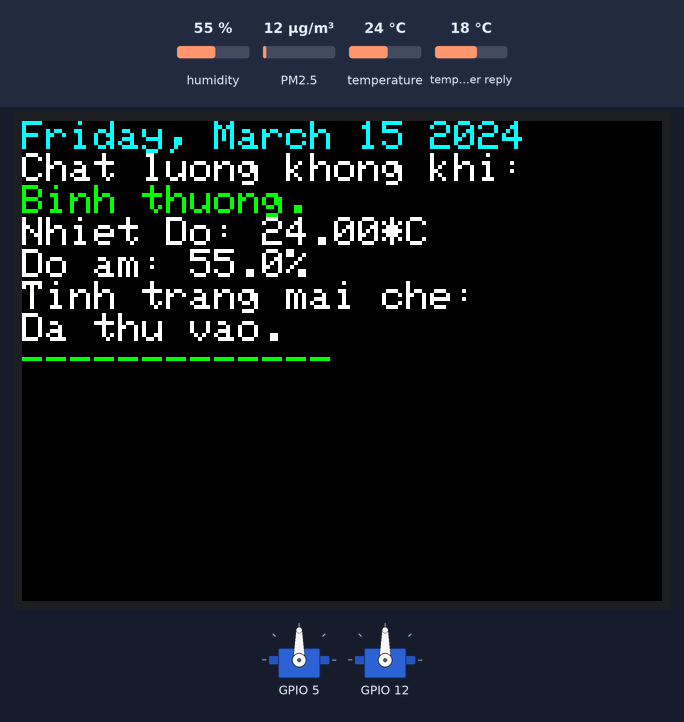
The sketch below on a simulated ESP32. Parts: 2 × servo, 320×240 colour display. The test bench sets the inputs (shaded band); at power-on: humidity 55 %, temperature 24 °C, PM2.5 12 µg/m³, temperature in the weather reply 18 °C. WiFi joins after 1.5 s; servers stay silent unless stated; the local clock reads 2024-03-15 10:24:30 at power-on unless the sketch sets it; web services answer with replies made up by the test bench.

Above: at 23.9 s.
24.0 s: humidity set to 51 %
At 40.4 s:
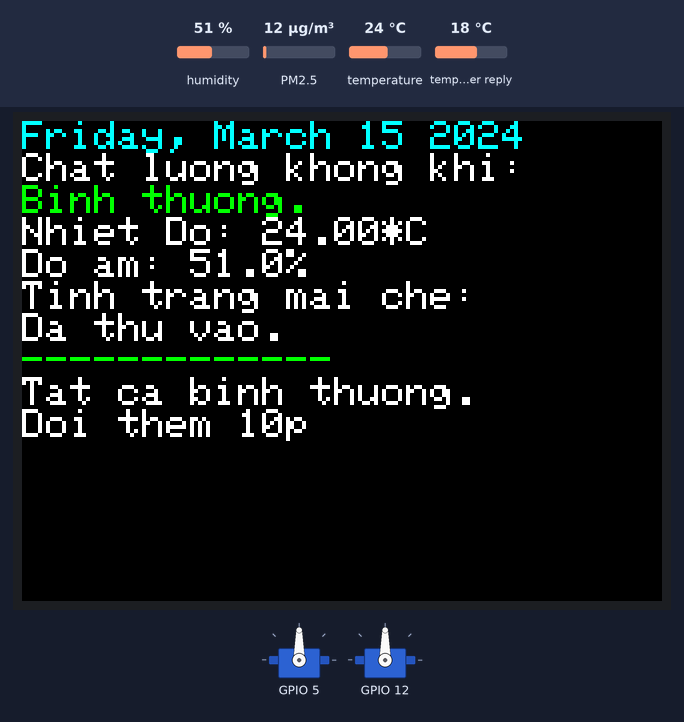
41.1 s: humidity set to 48 %
At 55.4 s:
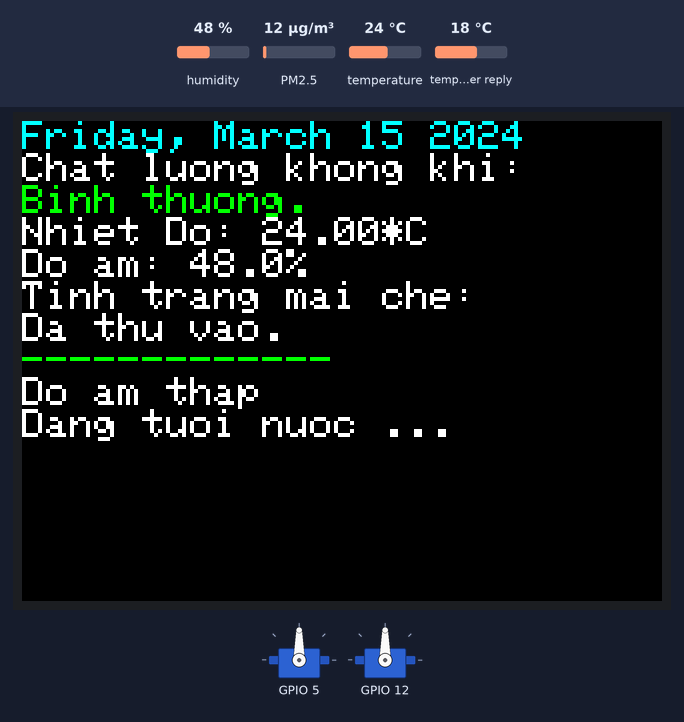
61.7 s: temperature set to 37.6 °C
At 73.4 s:
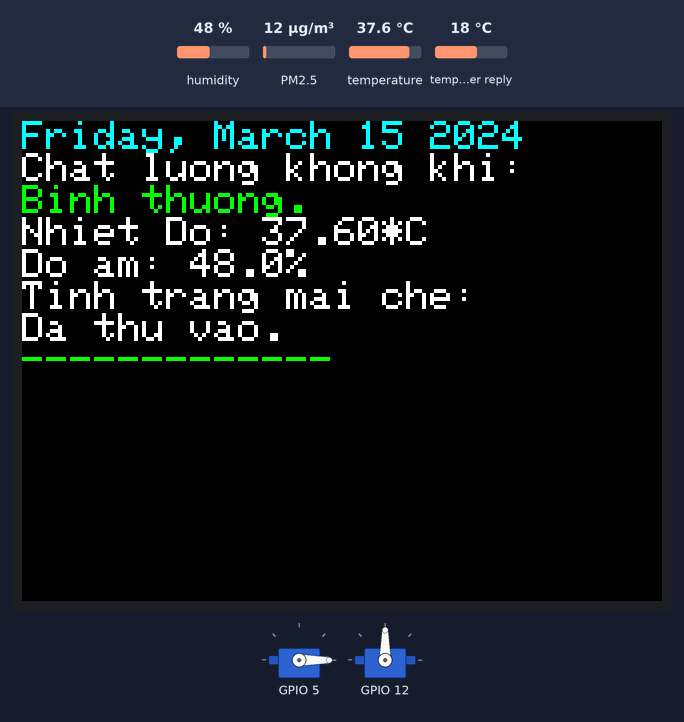
76.4 s: temperature set to 38.7 °C
At 98.7 s:
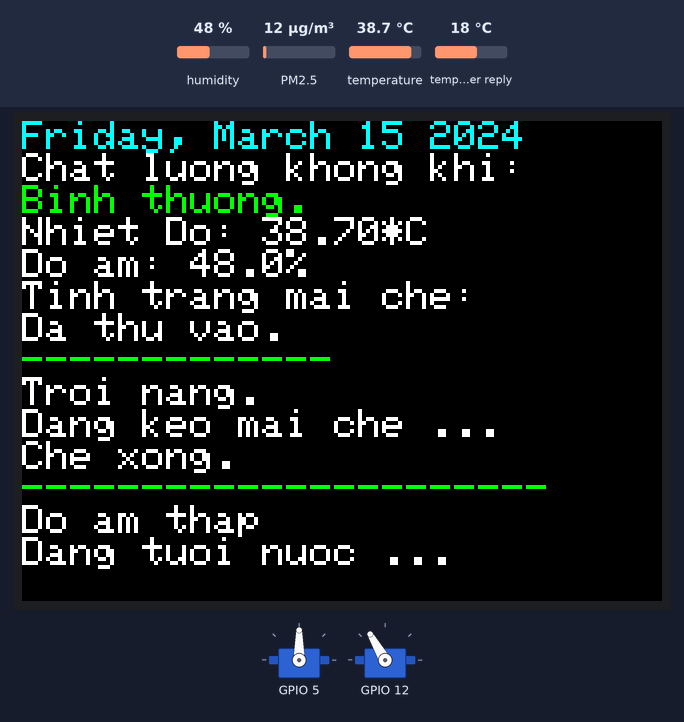
Timing chart, 0 to 104.0 s (numbered marks = the images above; inputs shaded):
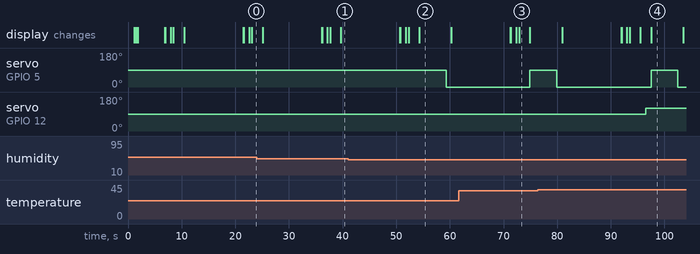

Measured:
- the behaviour switches between 50 and 49 % on humidity (found by bisection; images 1 and 2)
- the behaviour switches between 38 and 38.1 °C on temperature (found by bisection; images 3 and 4)
- after the input at 41.1 s, servo on GPIO 5: 90° → 0° after 18.2 s
- after the input at 76.4 s, servo on GPIO 12: 90° → 120° after 20.1 s
- what the display in image 2 shows lasts 6.0 s, from 54.3 s to 60.3 s
- what the display in image 3 shows lasts 2.0 s, from 72.9 s to 74.9 s

The sketch:

sketch.ino
```cpp
#include <WiFi.h>
#include <HTTPClient.h>
#include <ArduinoJson.h>
#include <Adafruit_GFX.h>
#include <Adafruit_ILI9341.h>
#include "DHTesp.h"
#include <ESP32Servo.h>
#include <NTPClient.h>
#include "time.h"

const char* ssid = "Wokwi-GUEST";
const char* password = "";
const char* ntpServer = "pool.ntp.org";

const int DHT_PIN = 21;
const long  gmtOffset_sec = 0;
const int   daylightOffset_sec = 3600;

#define TFT_DC 2
#define TFT_CS 15
#define NUM_SERVOS 2

Adafruit_ILI9341 tft = Adafruit_ILI9341(TFT_CS, TFT_DC);
DHTesp dhtSensor;
Servo myServo[2];
bool check = false;


void setup() {

  Serial.begin(115200);
  configTime(gmtOffset_sec, daylightOffset_sec, ntpServer);
  dhtSensor.setup(DHT_PIN, DHTesp::DHT22);
  myServo[0].attach(5);
  myServo[1].attach(12);
  WiFi.begin(ssid, password, 6);
  tft.begin();
  tft.setRotation(1);

  tft.setTextColor(ILI9341_RED);
  tft.setTextSize(2);
  tft.print("Dang khoi dong.");
  delay(1000);
  tft.setTextColor(ILI9341_WHITE);
  tft.print("\n\nConnecting to WiFi");

  while (WiFi.status() != WL_CONNECTED) {
    delay(100);
    tft.print(".");
  }
  tft.print("\nOK! IP=");
  tft.println(WiFi.localIP());
  delay(300);
  tft.setTextColor(ILI9341_MAGENTA);
  tft.print("\n--Ngay moi tot lanh! <3--");
  tft.setTextColor(ILI9341_WHITE);
  delay(5000);
}
void Time(){

  struct tm* timeinfo;
  time_t now;
  time(&now);

  timeinfo = localtime(&now);
  tft.setTextColor(ILI9341_CYAN);
  tft.print(timeinfo, "%A, %B %d %Y");
  tft.setTextColor(ILI9341_WHITE);
}
String getPollution(){
  //ha noi
  const String url = "http://api.openweathermap.org/data/2.5/air_pollution?lat=21.0294498&lon=105.8544441&appid=aad4e9129abbb4eca4ca7a8ef803b193";
  // nghe an
  //const String url ="http://api.openweathermap.org/data/2.5/air_pollution?lat=18.679585&lon=105.681335&appid=aad4e9129abbb4eca4ca7a8ef803b193";
  //hcm
  //const String url ="http://api.openweathermap.org/data/2.5/air_pollution?lat=10.762622&lon=106.660172&appid=aad4e9129abbb4eca4ca7a8ef803b193"
  HTTPClient http;
  http.useHTTP10(true);
  http.begin(url);
  http.GET();
  String result = http.getString();

  DynamicJsonDocument doc(2048);
  DeserializationError error = deserializeJson(doc, result);

  // Test if parsing succeeds.
  if (error) {
    Serial.print("deserializeJson() failed: ");
    Serial.println(error.c_str());
    return "error";
  }
  String type = doc["list"][0]["main"]["aqi"].as<String>();
  http.end();
  if(type == "5"){
    return "Rat xau :< !";
  }
  if(type == "4"){
    return "Khong tot.";
  }
  if(type == "3"){
    return "Trung binh.";
  }
  if(type == "2"){
    return "Binh thuong.";
  }
  else{
    return "Tot :>";
  }


}

void getTempAndHum(){
  TempAndHumidity  data = dhtSensor.getTempAndHumidity();
  Time();
  tft.print("\nChat luong khong khi:\n");
  if(getPollution() == "Rat xau :< !" || getPollution() == "Khong tot."){
    tft.setTextColor(ILI9341_RED);
  }
  if(getPollution() == "Trung binh."){
    tft.setTextColor(ILI9341_YELLOW);
  }
  if(getPollution() == "Binh thuong." || getPollution() == "Tot :>"){
    tft.setTextColor(ILI9341_GREEN);
  }

  tft.print(getPollution());
  tft.setTextColor(ILI9341_WHITE);
  delay(300);
  getPollution();
  tft.print("\nNhiet Do: " + String(data.temperature, 2) + "*C");
  tft.print("\nDo am: " + String(data.humidity, 1) + "%");
  tft.print("\nTinh trang mai che:");
  tft.print(check?"Dang mo ra.":"\nDa thu vao.");
  tft.setTextColor(ILI9341_GREEN);
  tft.print("\n-------------");
  tft.setTextColor(ILI9341_WHITE);

  delay(2000);
  if(data.temperature > 38){
    if(!check){

      CheNang();
      check =true;
    }
  }
  else{
    if(check){
      ThuCheNang();
      check= false;
    }
  }

  if(data.humidity < 50){
    TuoiNuoc();
  }
  else{
    tft.print("\nTat ca binh thuong.\nDoi them 10p");
  }
  delay(10000);//10p = 600000
}

void TuoiNuoc(){
  tft.print("\nDo am thap \nDang tuoi nuoc ...");

  myServo[0].write(90);
  delay(5000);
  myServo[0].write(0);
  delay(1000);
  tft.print("\nTuoi xong");
  tft.setTextColor(ILI9341_GREEN);
  tft.print("\n----------------------");
  tft.setTextColor(ILI9341_WHITE);
}

void CheNang(){
  tft.print("\nTroi nang.");
  tft.print("\nDang keo mai che ...");
  delay(1000);
  myServo[1].write(120);
  delay(1000);
  tft.print("\nChe xong.");
  tft.setTextColor(ILI9341_GREEN);
  tft.print("\n----------------------");
  tft.setTextColor(ILI9341_WHITE);
}
void ThuCheNang(){
  tft.print("\nTroi im.");
  tft.print("\nDang thu mai che ...");
  delay(1000);
  myServo[1].write(0);
  delay(1000);
  tft.print("\nThu xong.");
  tft.setTextColor(ILI9341_GREEN);
  tft.print("\n----------------------");
  tft.setTextColor(ILI9341_WHITE);
}

void loop() {

  tft.fillScreen(ILI9341_BLACK);
  tft.setCursor(0,0);
  getTempAndHum();
  // put your main code here, to run repeatedly:
  delay(1000); // this speeds up the simulation
}
```
